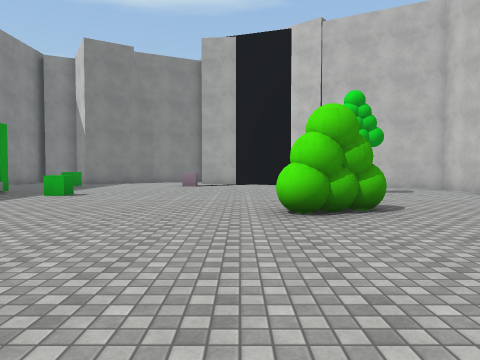
view 1 (above)

22 first-person views from a walk through a scene from a Unity 3-D project. The camera is 1.4 m above the floor, tilts 2° down and sees 70° across. The floor is counted in squares, 2 m on a side. Each view is taken from the middle of a square. On the plan, view 1 faces up. The plan holds only what a view shows up to about 11 squares ahead; the rest is blank. The place goes on beyond the plan. The player is left out. Surface patterns are stand-ins for the level's own textures.

view 2
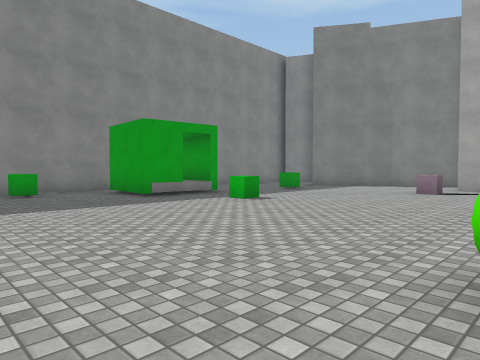

view 3
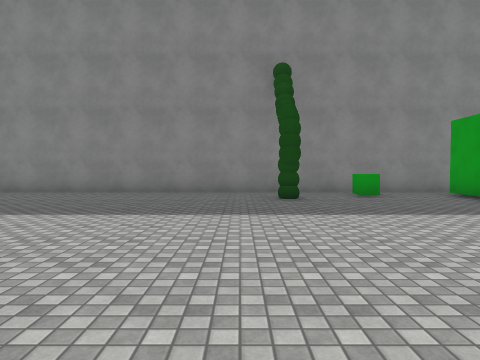

view 4
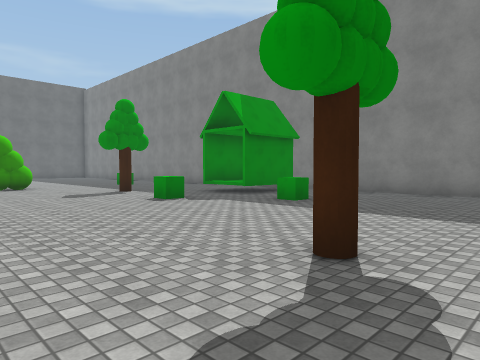

view 5
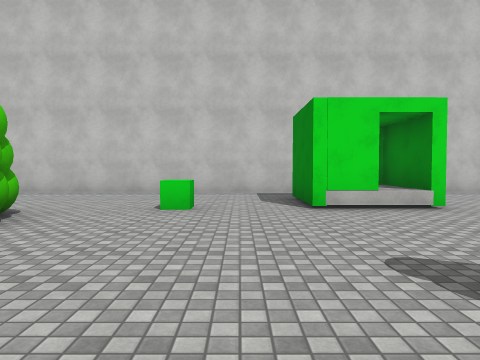

view 6
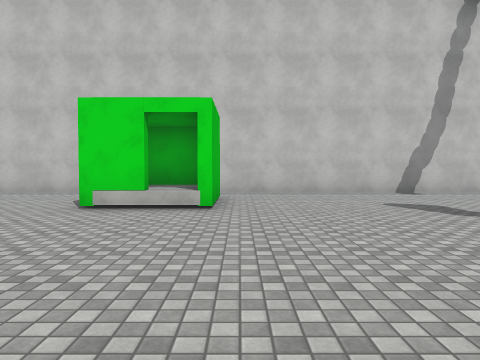

view 7
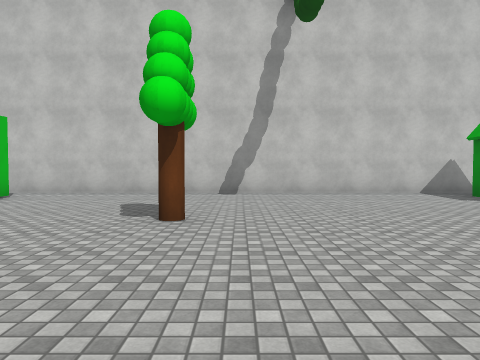

view 8
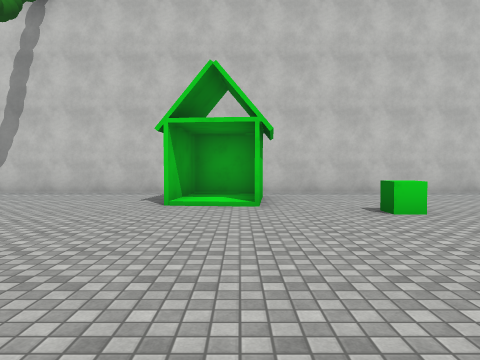

view 9
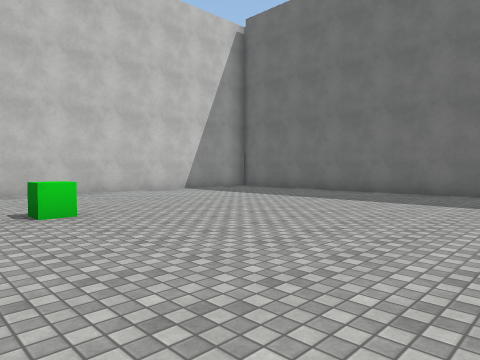

view 10
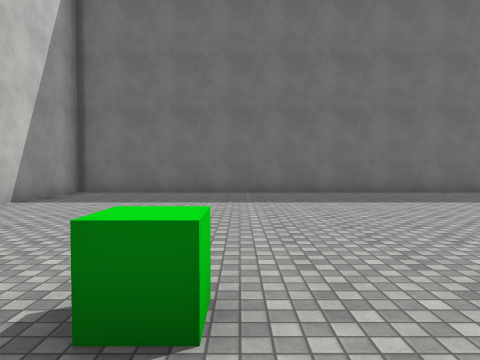

view 11
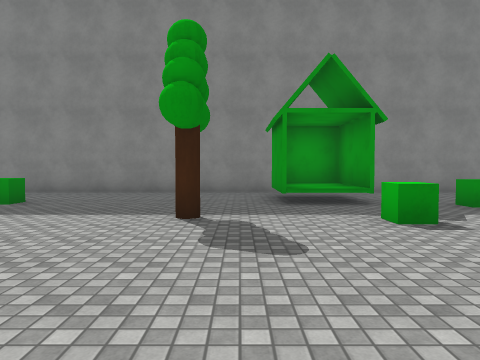

view 12
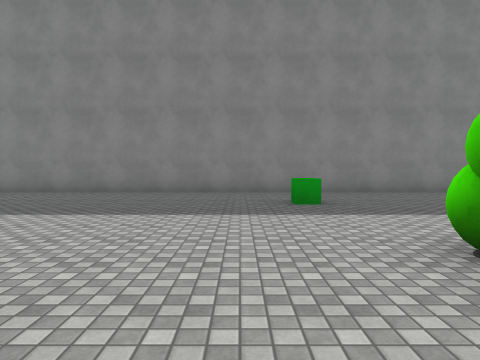

view 13
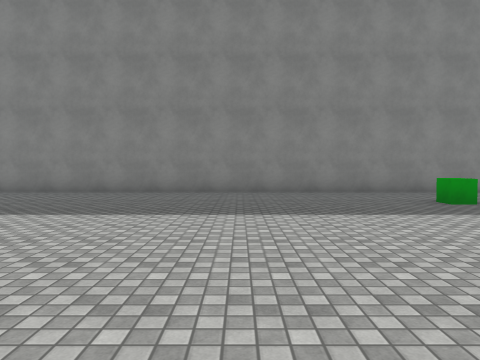

view 14
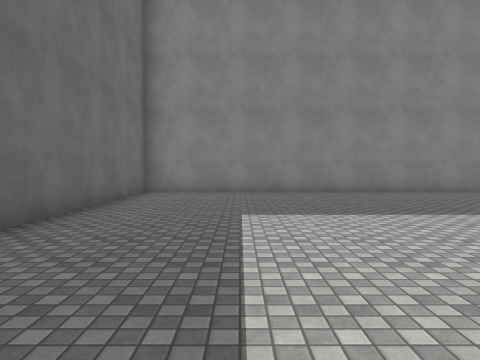

view 15
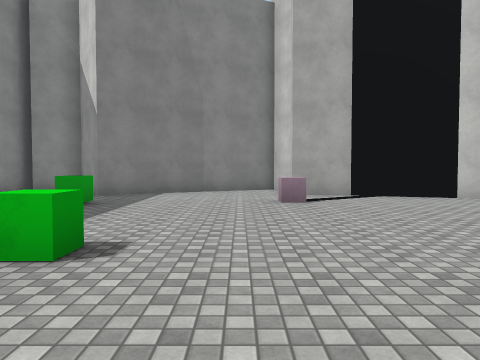

view 16
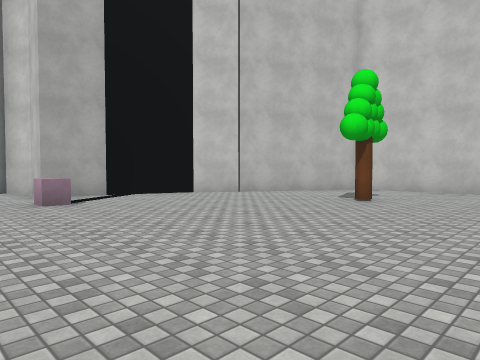

view 17
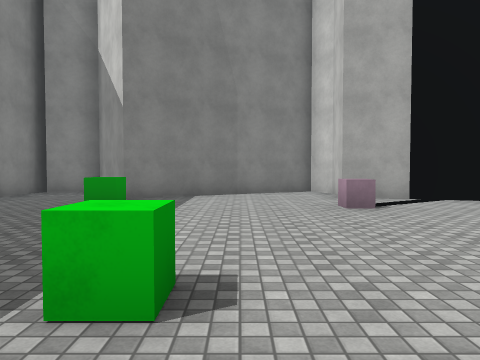

view 18
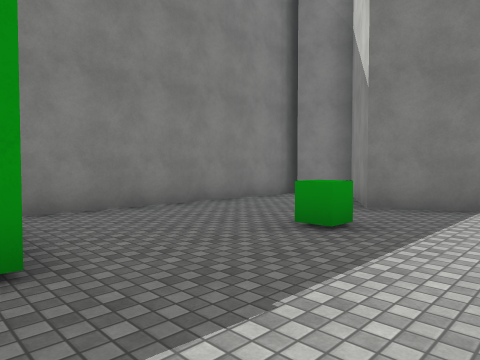

view 19
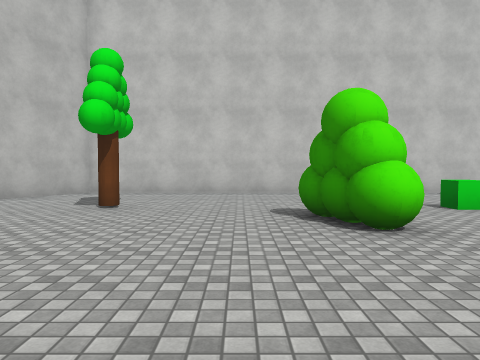

view 20
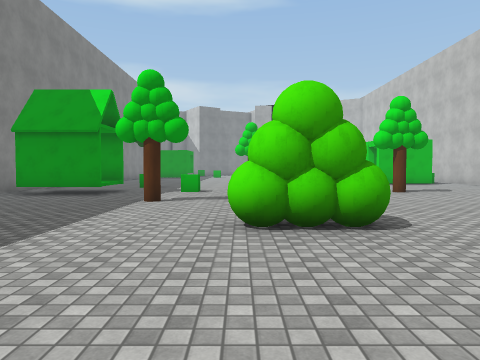

view 21
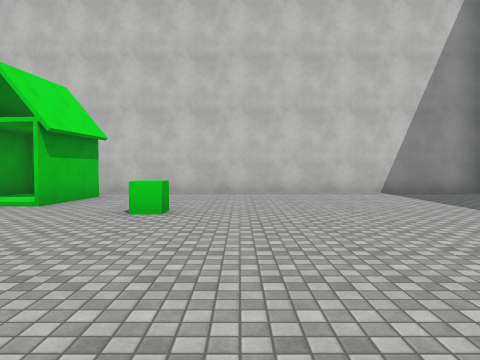

view 22
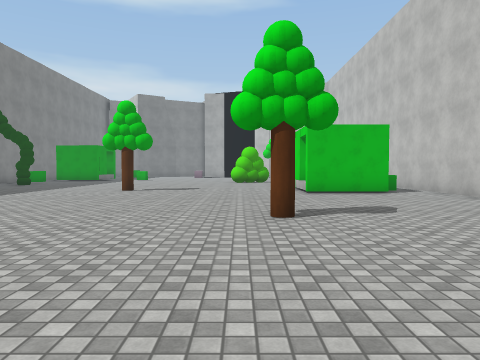

### Floor plan
Points are (right, up) in squares from view 1. A wall is a line through its corners. A room is listed if a view was taken in it or the views show most of it. See-through windows are left out.
Room 1 (views 1, 2, 3, 4, 5, 6, 7, 8, 9, 10, 11, 12, 13, 14, 15, 16, 17, 18, 19, 20, 21, 22)
walls: (-9.7, 8) (-9.7, -24.7) (6.4, -24.7); (-0.1, 14.7) (-1.6, 14.9) (-1.5, 16.3) (-1.9, 17.2) (-4.9, 15.7); (-4.9, 15.8) (-6.6, 14.7) (-8.1, 17.1) (-9.5, 16.5); (6.7, -25) (6.7, 11.2) (3.1, 13.1) (2.1, 14) (-0.3, 14.8); (-9.7, 17.1) (-9.7, 10.2)
objects: hut (-9, 8) to (-7, 9); hut (-8, -7) to (-7, -6); other object (-8, 3); green cube (-8, 5); green cube (-7, -13); green cube (-6, -4); green cube (-6, 13); tree (-5, -9); green cube (-5, 9); green cube (-4, -6); bush (-3, -12) to (-2, -12); tree (-2, 0); cube (-2, 13); bush (1, 5) to (2, 6); green cube (2, -17); tree (2, -6); hut (3, -1) to (5, 0); green cube (3, 3); tree (3, 9); hut (4, -14) to (5, -13); other object (5, 0) to (6, 0)

Where each view was taken, in squares from view 1:
view 1: 0 up, 0 right, facing up
view 2: 3 up, 1 right, facing up-left
view 3: 2 up, 0 right, facing left
view 4: 1 up, 0 right, facing down-left
view 5: 2 up, 3 left, facing right
view 6: 2 down, 3 left, facing right
view 7: 7 down, 3 left, facing right
view 8: 14 down, 3 left, facing right
view 9: 15 down, 3 left, facing down-right
view 10: 15 down, 2 right, facing down
view 11: 8 down, 0 right, facing left
view 12: 14 down, 0 right, facing left
view 13: 17 down, 0 right, facing left
view 14: 22 down, 0 right, facing left
view 15: 6 up, 3 left, facing up
view 16: 6 up, 4 left, facing up-right
view 17: 7 up, 4 left, facing up
view 18: 9 up, 4 left, facing up-left
view 19: 7 up, 3 left, facing right
view 20: 16 down, 3 left, facing up
view 21: 18 down, 3 left, facing right
view 22: 11 down, 1 right, facing up
